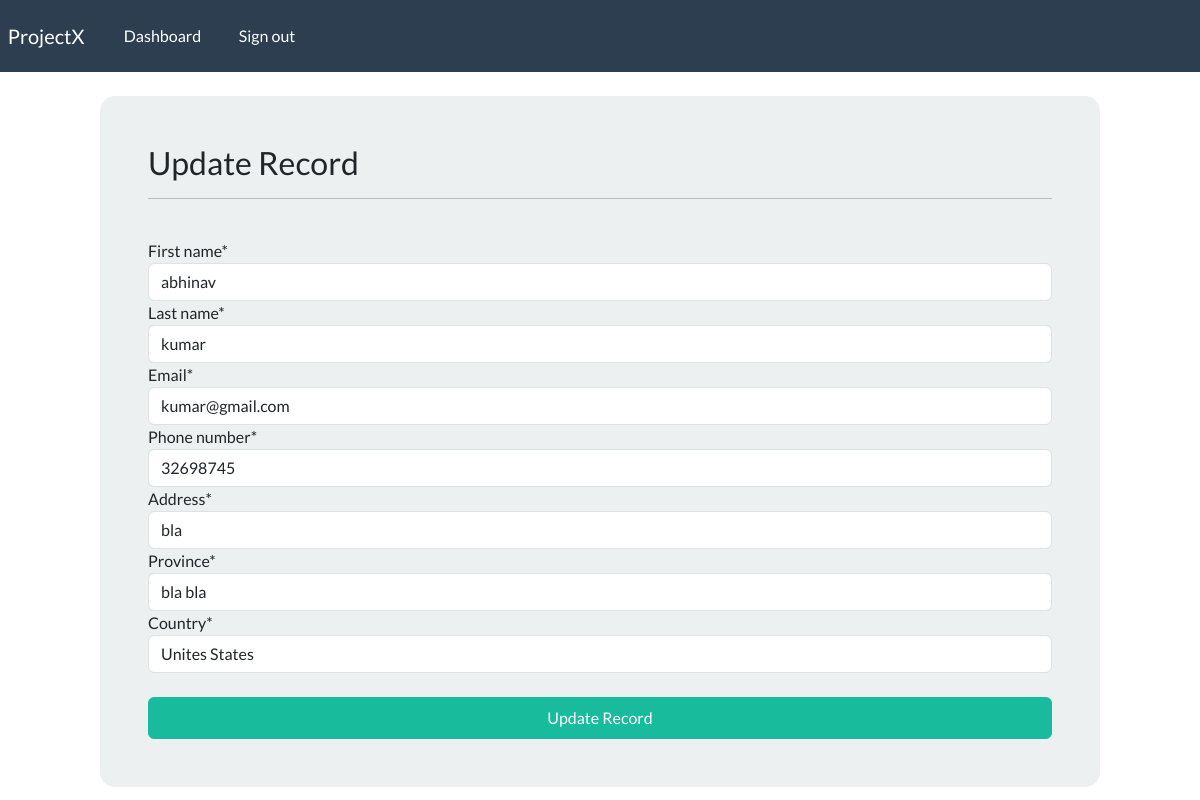
Page /update_record/5 (signed in) on the committed database.
### webapp/models.py (models this page shows, shortened)
class Record(models.Model):
    creation_date = models.DateTimeField(auto_now_add = True)
    first_name = models.CharField(max_length = 100)
    last_name = models.CharField(max_length = 100)
    email = models.CharField(max_length = 250)
    phone_number = models.CharField(max_length = 30)
    address = models.CharField(max_length = 200)
    province = models.CharField(max_length = 200)
    country = models.CharField(max_length = 200)

### webapp/views.py (the view)
# urls.py: path('update_record/<int:pk>',update_record,name = 'update_record'),
@login_required(login_url='login')
def update_record(request,pk):
    record = Record.objects.get(id = pk)
    form = UpdateRecordForm(instance=record)
    if request.method == 'POST':
        form = UpdateRecordForm(request.POST,instance=record)
        if form.is_valid:
            form.save()
            return redirect ('dashboard')
    context = {'form':form}
    return render(request,'webapp/update.html',context=context)

### webapp/forms.py
class UpdateRecordForm(forms.ModelForm):
    class Meta:
        model = Record
        fields = ['first_name','last_name','email','phone_number','address','province','country']

### webapp/templates/webapp/update.html (shortened to what this page needs)
{%extends 'webapp/base.html' %}
{% load crispy_forms_tags %}
{% block content %}
    <body>
        <div class="container bg-light shadow-md p-5 form-layout">
            <h3>Update Record</h3>
            <hr>
            <br>
            <form method="POST" autocomplete="off">
                {{form|crispy}}
                <br>
                <button type="submit" class="btn btn-success w-100 btn-block p-2">Update Record</button>
            </form>
        </div>
    </body>
{% endblock %}

### static/css/styles.css (style rules this page uses)
.form-layout { border-radius: 15px; width: 1000px; }

### rows in the picture
Record: first_name "abhinav", last_name "kumar", email "kumar@gmail.com", phone_number "32698745", address "bla", province "bla bla", country "Unites States"
